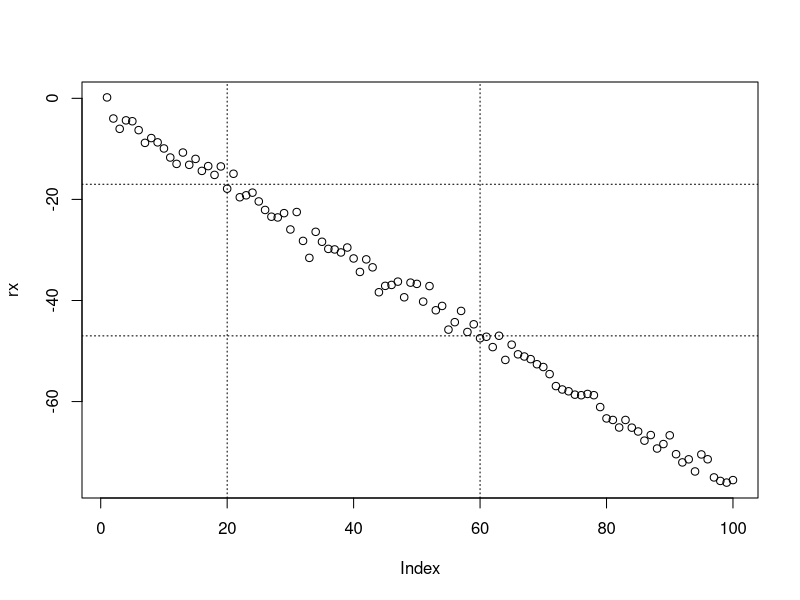

This figure's R source:
#3x+4y+8=0
#4x+3y+7=0

fx <- function (x){
  r <- (3 * x + 8) / -4
}

fy <- function (y){
  r <- (3 * y + 7) / -4  
}

getSlope <- function(a,f){
  b <- f(a)
  print(a[2] - a[1])
  print(b[2] - b[1])
}

max <- 100
s <- 1:max
x <- seq(s)
y <- seq(s)

a <- c(20,60)
b <- fx(a)

getSlope(a, fx)
getSlope(a, fy)

l1 <- 1:100
l2 <- fx(l1)

# plot nice chart
x <- x + rnorm(max, mean = 0, sd = 2) 
rx <- fx(x)
plot(rx)
#ry <- fy(y)
#plot(ry)
#lines(fx(1:max))
abline(h = fx(a), v = a, col = "black", lty = 3)
